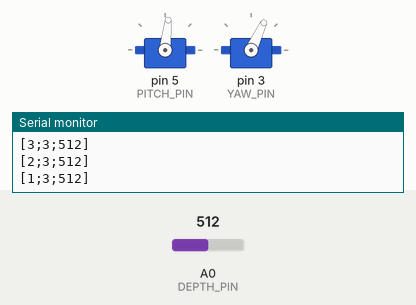
Simulated run of this sketch. Board: Arduino Uno, built with avr-gcc and run on an emulated ATmega328P. Parts: 2 × servo, the last lines printed to the serial monitor. The test bench sets the inputs (shaded band); at power-on: A0 (DEPTH_PIN) = 512.

Above: at 0.79 s.
At 19.38 s:
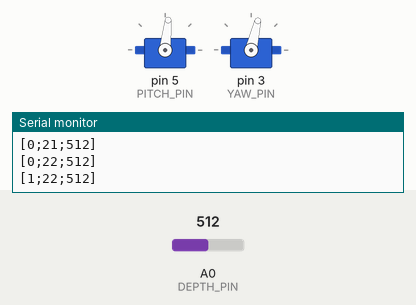
At 37.62 s:
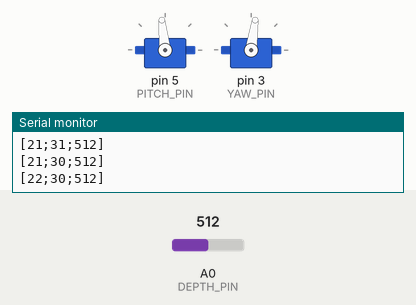
Timing chart, 0 to 40.0 s (numbered marks = the images above):
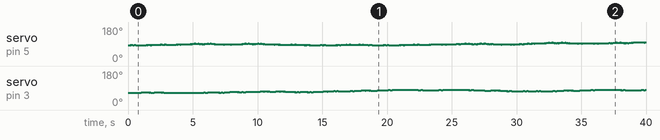

The sketch:

Lab2.ino
```cpp
#include <Servo.h>

#define ORDER 6
#define PITCH_PIN 5
#define YAW_PIN 3
#define DEPTH_PIN A0


int pitch = 0;//1<<(ORDER-1);
int yaw = 0;//1<<(ORDER-1);
byte dir = 0;
char A[] = "-BF+AFA+FB-";
char B[] = "+AF-BFB-FA+";
Servo pitchServo;
Servo yawServo;

void curve(int n, char path[]);
void setup() {
  Serial.begin(115200);
  pitchServo.attach(PITCH_PIN);
  yawServo.attach(YAW_PIN);
  curve(ORDER, A);
  pinMode(DEPTH_PIN, INPUT);
}

void loop() {

}

void reportData(){
  int value = analogRead(DEPTH_PIN);
  Serial.print("[");
  Serial.print(pitch);
  Serial.print(";");
  Serial.print(yaw);
  Serial.print(";");
  Serial.print(value);
  Serial.println("]");
}

static int currentPitch, currentYaw;

void gotoPoint_(int pitch, int yaw){
  int pitchMicro = map(pitch, 0, 1<<(ORDER+2) - 1, 1400, 2200);
  int yawMicro = map(yaw, 0, 1<<(ORDER+2) - 1, 1200, 2000);
  /*Serial.print("[");
  Serial.print(pitchMicro);
  Serial.print(";");
  Serial.print(yawMicro);
  Serial.println("]");*/
  pitchServo.writeMicroseconds(pitchMicro);
  yawServo.writeMicroseconds(yawMicro);
  currentPitch = pitch;
  currentYaw = yaw;
  delay(30);
}

void gotoPoint(int pitch, int yaw) {
  int dp, dy;
  if(pitch > 0 && currentPitch > pitch) {
    dp = -1;
  } else {
    dp = 1;
  }
  if(yaw > 0 && currentYaw > yaw) {
    dy = -1;
  } else {
    dy = 0;
  }
  if(dp != 0 || dy != 0) {
    gotoPoint_(pitch+dp,yaw+dy);
  }
  gotoPoint_(pitch,yaw);
}

void curve(int n, char path[]){
  for(int i = 0; i < strlen(path); i++){
    char c = path[i];
    switch(c){
      case 'A':
        if (n > 0){
          curve(n-1,A);
        }
        break;
      case 'B':
        if(n > 0){
          curve(n-1, B);
        }
        break;
      case 'F':
        dir = (dir+4)%4;
        switch(dir){
          case 0:
            pitch++;
          break;
          case 1:
            yaw++;
          break;
          case 2:
            pitch--;
          break;
          case 3:
            yaw--;
          break;
        }
        gotoPoint(pitch,yaw);
        reportData();
      break;
      case '-':
        dir++;
      break;
      case '+':
        dir--;
      break;
    }
  }
}
```
